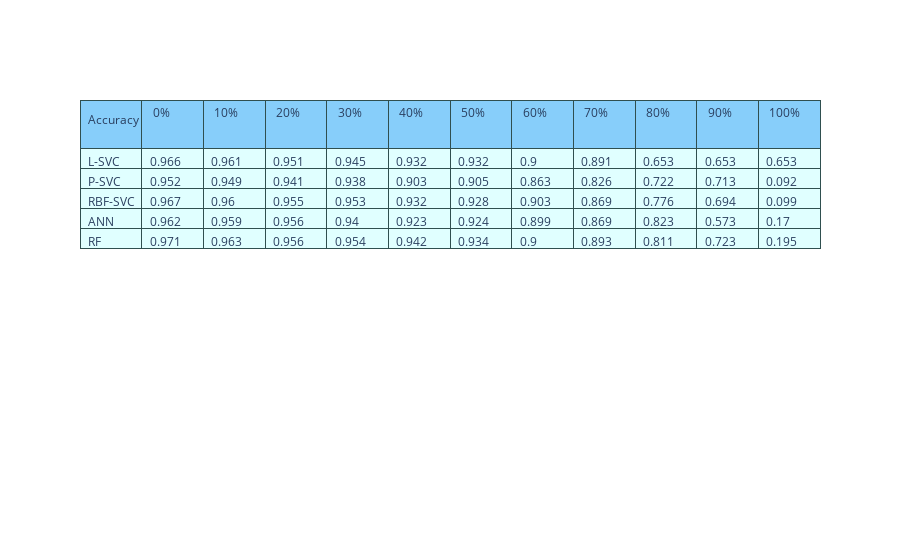
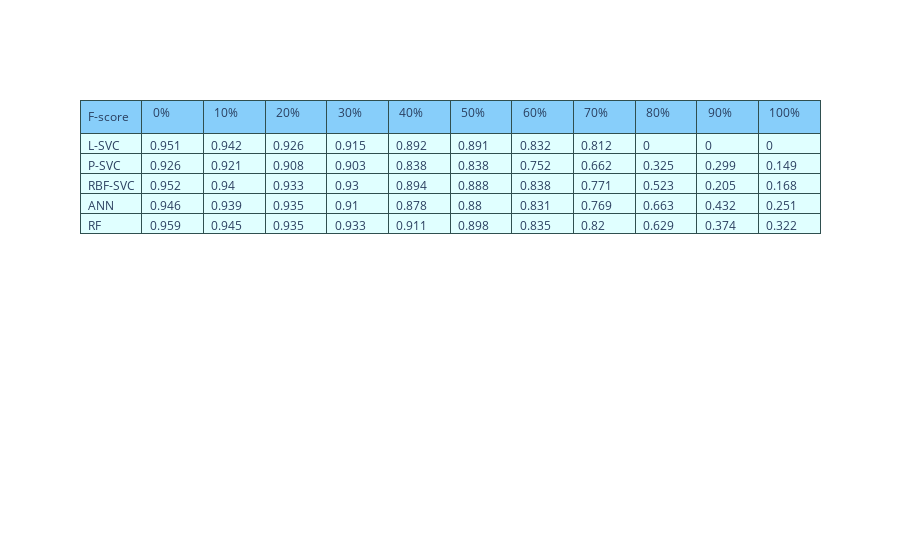
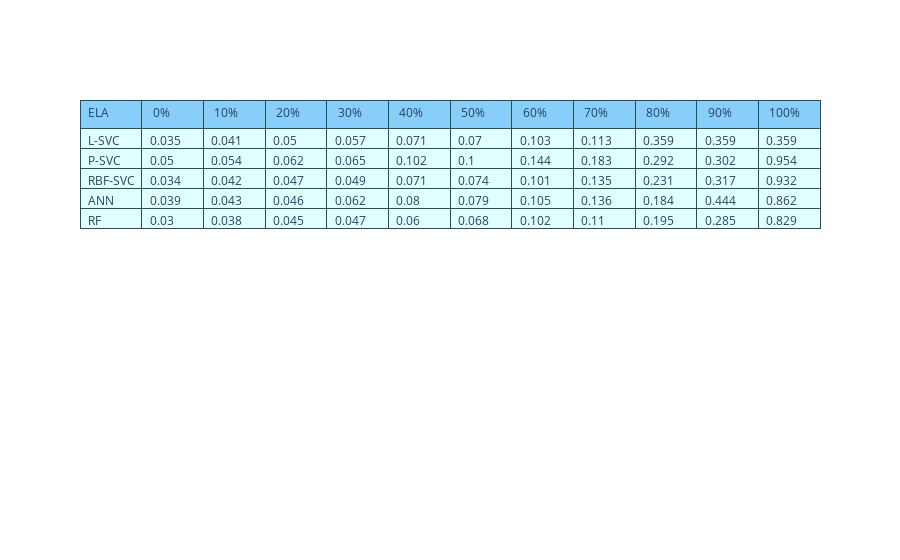
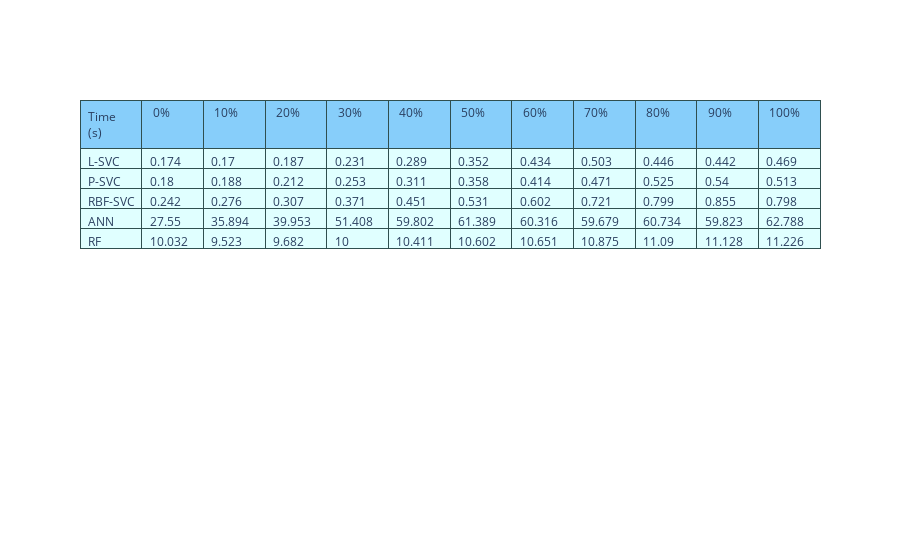

The cell these charts' notebook holds for them, in order:
### Code cell
import plotly.graph_objects as go

fig = go.Figure(data=[go.Table(
    header=dict(values=['Accuracy  ',' 0% ',' 10% ',' 20% ',' 30% ',' 40% ',' 50% ',' 60% ',' 70% ',' 80% ',' 90% ',' 100% '],
                line_color='darkslategray',
                fill_color='lightskyblue',
                align='left'),
    cells=dict(values=[['L-SVC', 'P-SVC', 'RBF-SVC', 'ANN', 'RF'], # 1st column
                       [round(linear_result_ac_bc[0],3),round(poly_result_ac_bc[0],3),round(rbf_result_ac_bc[0],3),round(ann_result_ac_bc[0],3),round(rf_result_ac_bc[0],3)],
                       [round(linear_result_ac_bc[1],3),round(poly_result_ac_bc[1],3),round(rbf_result_ac_bc[1],3),round(ann_result_ac_bc[1],3),round(rf_result_ac_bc[1],3)],
                       [round(linear_result_ac_bc[2],3),round(poly_result_ac_bc[2],3),round(rbf_result_ac_bc[2],3),round(ann_result_ac_bc[2],3),round(rf_result_ac_bc[2],3)],
                       [round(linear_result_ac_bc[3],3),round(poly_result_ac_bc[3],3),round(rbf_result_ac_bc[3],3),round(ann_result_ac_bc[3],3),round(rf_result_ac_bc[3],3)],
                       [round(linear_result_ac_bc[4],3),round(poly_result_ac_bc[4],3),round(rbf_result_ac_bc[4],3),round(ann_result_ac_bc[4],3),round(rf_result_ac_bc[4],3)],
                       [round(linear_result_ac_bc[5],3),round(poly_result_ac_bc[5],3),round(rbf_result_ac_bc[5],3),round(ann_result_ac_bc[5],3),round(rf_result_ac_bc[5],3)],
                       [round(linear_result_ac_bc[6],3),round(poly_result_ac_bc[6],3),round(rbf_result_ac_bc[6],3),round(ann_result_ac_bc[6],3),round(rf_result_ac_bc[6],3)],
                       [round(linear_result_ac_bc[7],3),round(poly_result_ac_bc[7],3),round(rbf_result_ac_bc[7],3),round(ann_result_ac_bc[7],3),round(rf_result_ac_bc[7],3)],
                       [round(linear_result_ac_bc[8],3),round(poly_result_ac_bc[8],3),round(rbf_result_ac_bc[8],3),round(ann_result_ac_bc[8],3),round(rf_result_ac_bc[8],3)],
                       [round(linear_result_ac_bc[9],3),round(poly_result_ac_bc[9],3),round(rbf_result_ac_bc[9],3),round(ann_result_ac_bc[9],3),round(rf_result_ac_bc[9],3)],
                       [round(linear_result_ac_bc[10],3),round(poly_result_ac_bc[10],3),round(rbf_result_ac_bc[10],3),round(ann_result_ac_bc[10],3),round(rf_result_ac_bc[10],3)]
                       ], # 2nd column
               line_color='darkslategray',
               fill_color='lightcyan',
               align='left'))
])

fig.show()

import plotly.graph_objects as go

fig = go.Figure(data=[go.Table(
    header=dict(values=['F-score ',' 0% ',' 10% ',' 20% ',' 30% ',' 40% ',' 50% ',' 60% ',' 70% ',' 80% ',' 90% ',' 100% '],
                line_color='darkslategray',
                fill_color='lightskyblue',
                align='left'),
    cells=dict(values=[['L-SVC', 'P-SVC', 'RBF-SVC', 'ANN', 'RF'], # 1st column
                       [round(linear_result_f1_bc[0],3),round(poly_result_f1_bc[0],3),round(rbf_result_f1_bc[0],3),round(ann_result_f1_bc[0],3),round(rf_result_f1_bc[0],3)],
                       [round(linear_result_f1_bc[1],3),round(poly_result_f1_bc[1],3),round(rbf_result_f1_bc[1],3),round(ann_result_f1_bc[1],3),round(rf_result_f1_bc[1],3)],
                       [round(linear_result_f1_bc[2],3),round(poly_result_f1_bc[2],3),round(rbf_result_f1_bc[2],3),round(ann_result_f1_bc[2],3),round(rf_result_f1_bc[2],3)],
                       [round(linear_result_f1_bc[3],3),round(poly_result_f1_bc[3],3),round(rbf_result_f1_bc[3],3),round(ann_result_f1_bc[3],3),round(rf_result_f1_bc[3],3)],
                       [round(linear_result_f1_bc[4],3),round(poly_result_f1_bc[4],3),round(rbf_result_f1_bc[4],3),round(ann_result_f1_bc[4],3),round(rf_result_f1_bc[4],3)],
                       [round(linear_result_f1_bc[5],3),round(poly_result_f1_bc[5],3),round(rbf_result_f1_bc[5],3),round(ann_result_f1_bc[5],3),round(rf_result_f1_bc[5],3)],
                       [round(linear_result_f1_bc[6],3),round(poly_result_f1_bc[6],3),round(rbf_result_f1_bc[6],3),round(ann_result_f1_bc[6],3),round(rf_result_f1_bc[6],3)],
                       [round(linear_result_f1_bc[7],3),round(poly_result_f1_bc[7],3),round(rbf_result_f1_bc[7],3),round(ann_result_f1_bc[7],3),round(rf_result_f1_bc[7],3)],
                       [round(linear_result_f1_bc[8],3),round(poly_result_f1_bc[8],3),round(rbf_result_f1_bc[8],3),round(ann_result_f1_bc[8],3),round(rf_result_f1_bc[8],3)],
                       [round(linear_result_f1_bc[9],3),round(poly_result_f1_bc[9],3),round(rbf_result_f1_bc[9],3),round(ann_result_f1_bc[9],3),round(rf_result_f1_bc[9],3)],
                       [round(linear_result_f1_bc[10],3),round(poly_result_f1_bc[10],3),round(rbf_result_f1_bc[10],3),round(ann_result_f1_bc[10],3),round(rf_result_f1_bc[10],3)]
                       ], # 2nd column
               line_color='darkslategray',
               fill_color='lightcyan',
               align='left'))
])

fig.show()

import plotly.graph_objects as go

fig = go.Figure(data=[go.Table(
    header=dict(values=['ELA ',' 0% ',' 10% ',' 20% ',' 30% ',' 40% ',' 50% ',' 60% ',' 70% ',' 80% ',' 90% ',' 100% '],
                line_color='darkslategray',
                fill_color='lightskyblue',
                align='left'),
    cells=dict(values=[['L-SVC', 'P-SVC', 'RBF-SVC', 'ANN', 'RF'], # 1st column
                       [round(linear_ela_result_bc[0],3),round(poly_ela_result_bc[0],3),round(rbf_ela_result_bc[0],3),round(ann_ela_result_bc[0],3),round(rf_ela_result_bc[0],3)],
                       [round(linear_ela_result_bc[1],3),round(poly_ela_result_bc[1],3),round(rbf_ela_result_bc[1],3),round(ann_ela_result_bc[1],3),round(rf_ela_result_bc[1],3)],
                       [round(linear_ela_result_bc[2],3),round(poly_ela_result_bc[2],3),round(rbf_ela_result_bc[2],3),round(ann_ela_result_bc[2],3),round(rf_ela_result_bc[2],3)],
                       [round(linear_ela_result_bc[3],3),round(poly_ela_result_bc[3],3),round(rbf_ela_result_bc[3],3),round(ann_ela_result_bc[3],3),round(rf_ela_result_bc[3],3)],
                       [round(linear_ela_result_bc[4],3),round(poly_ela_result_bc[4],3),round(rbf_ela_result_bc[4],3),round(ann_ela_result_bc[4],3),round(rf_ela_result_bc[4],3)],
                       [round(linear_ela_result_bc[5],3),round(poly_ela_result_bc[5],3),round(rbf_ela_result_bc[5],3),round(ann_ela_result_bc[5],3),round(rf_ela_result_bc[5],3)],
                       [round(linear_ela_result_bc[6],3),round(poly_ela_result_bc[6],3),round(rbf_ela_result_bc[6],3),round(ann_ela_result_bc[6],3),round(rf_ela_result_bc[6],3)],
                       [round(linear_ela_result_bc[7],3),round(poly_ela_result_bc[7],3),round(rbf_ela_result_bc[7],3),round(ann_ela_result_bc[7],3),round(rf_ela_result_bc[7],3)],
                       [round(linear_ela_result_bc[8],3),round(poly_ela_result_bc[8],3),round(rbf_ela_result_bc[8],3),round(ann_ela_result_bc[8],3),round(rf_ela_result_bc[8],3)],
                       [round(linear_ela_result_bc[9],3),round(poly_ela_result_bc[9],3),round(rbf_ela_result_bc[9],3),round(ann_ela_result_bc[9],3),round(rf_ela_result_bc[9],3)],
                       [round(linear_ela_result_bc[10],3),round(poly_ela_result_bc[10],3),round(rbf_ela_result_bc[10],3),round(ann_ela_result_bc[10],3),round(rf_ela_result_bc[10],3)]
                       ], 
               line_color='darkslategray',
               fill_color='lightcyan',
               align='left'))
])

fig.show()

import plotly.graph_objects as go

fig = go.Figure(data=[go.Table(
    header=dict(values=['Time (s)',' 0% ',' 10% ',' 20% ',' 30% ',' 40% ',' 50% ',' 60% ',' 70% ',' 80% ',' 90% ',' 100% '],
                line_color='darkslategray',
                fill_color='lightskyblue',
                align='left'),
    cells=dict(values=[['L-SVC', 'P-SVC', 'RBF-SVC', 'ANN', 'RF'], # 1st column
                       [round(time_linear_sum_bc[0],3),round(time_poly_sum_bc[0],3),round(time_rbf_sum_bc[0],3),round(time_ann_sum_bc[0],3),round(time_rf_sum_bc[0],3)],
                       [round(time_linear_sum_bc[1],3),round(time_poly_sum_bc[1],3),round(time_rbf_sum_bc[1],3),round(time_ann_sum_bc[1],3),round(time_rf_sum_bc[1],3)],
                       [round(time_linear_sum_bc[2],3),round(time_poly_sum_bc[2],3),round(time_rbf_sum_bc[2],3),round(time_ann_sum_bc[2],3),round(time_rf_sum_bc[2],3)],
                       [round(time_linear_sum_bc[3],3),round(time_poly_sum_bc[3],3),round(time_rbf_sum_bc[3],3),round(time_ann_sum_bc[3],3),round(time_rf_sum_bc[3],3)],
                       [round(time_linear_sum_bc[4],3),round(time_poly_sum_bc[4],3),round(time_rbf_sum_bc[4],3),round(time_ann_sum_bc[4],3),round(time_rf_sum_bc[4],3)],
                       [round(time_linear_sum_bc[5],3),round(time_poly_sum_bc[5],3),round(time_rbf_sum_bc[5],3),round(time_ann_sum_bc[5],3),round(time_rf_sum_bc[5],3)],
                       [round(time_linear_sum_bc[6],3),round(time_poly_sum_bc[6],3),round(time_rbf_sum_bc[6],3),round(time_ann_sum_bc[6],3),round(time_rf_sum_bc[6],3)],
                       [round(time_linear_sum_bc[7],3),round(time_poly_sum_bc[7],3),round(time_rbf_sum_bc[7],3),round(time_ann_sum_bc[7],3),round(time_rf_sum_bc[7],3)],
                       [round(time_linear_sum_bc[8],3),round(time_poly_sum_bc[8],3),round(time_rbf_sum_bc[8],3),round(time_ann_sum_bc[8],3),round(time_rf_sum_bc[8],3)],
                       [round(time_linear_sum_bc[9],3),round(time_poly_sum_bc[9],3),round(time_rbf_sum_bc[9],3),round(time_ann_sum_bc[9],3),round(time_rf_sum_bc[9],3)],
                       [round(time_linear_sum_bc[10],3),round(time_poly_sum_bc[10],3),round(time_rbf_sum_bc[10],3),round(time_ann_sum_bc[10],3),round(time_rf_sum_bc[10],3)]
                       ], 
               line_color='darkslategray',
               fill_color='lightcyan',
               align='left'))
])

fig.show()

import plotly.graph_objects as go

fig = go.Figure(data=[go.Table(
    header=dict(values=['Classifier','Total Time (s)'],
                line_color='darkslategray',
                fill_color='lightskyblue',
                align='left'),
    cells=dict(values=[['L-SVC', 'P-SVC', 'RBF-SVC', 'ANN', 'RF'], # 1st column
                       [round(sum(time_linear_sum_bc),3),round(sum(time_poly_sum_bc),3),round(sum(time_rbf_sum_bc),3),round(sum(time_ann_sum_bc),3),round(sum(time_rf_sum_bc),3)],
                       ], 
               line_color='darkslategray',
               fill_color='lightcyan',
               align='left'))
])

fig.show()

### Figure 1 — Plotly figure (JSON) as saved in the notebook; plotly's stock layout.template omitted (floating-point values rounded to 4 significant figures)
{"data": [{"cells": {"align": "left", "fill": {"color": "lightcyan"}, "line": {"color": "darkslategray"}, "values": [["L-SVC", "P-SVC", "RBF-SVC", "ANN", "RF"], [0.966, 0.952, 0.967, 0.962, 0.971], [0.961, 0.949, 0.96, 0.959, 0.963], [0.951, 0.941, 0.955, 0.956, 0.956], [0.945, 0.938, 0.953, 0.94, 0.954], [0.932, 0.903, 0.932, 0.923, 0.942], [0.932, 0.905, 0.928, 0.924, 0.934], [0.9, 0.863, 0.903, 0.899, 0.9], [0.891, 0.826, 0.869, 0.869, 0.893], [0.653, 0.722, 0.776, 0.823, 0.811], [0.653, 0.713, 0.694, 0.573, 0.723], [0.653, 0.092, 0.099, 0.17, 0.195]]}, "header": {"align": "left", "fill": {"color": "lightskyblue"}, "line": {"color": "darkslategray"}, "values": ["Accuracy  ", " 0% ", " 10% ", " 20% ", " 30% ", " 40% ", " 50% ", " 60% ", " 70% ", " 80% ", " 90% ", " 100% "]}, "type": "table"}], "layout": {}}

### Figure 2 — Plotly figure (JSON) as saved in the notebook; plotly's stock layout.template omitted (floating-point values rounded to 4 significant figures)
{"data": [{"cells": {"align": "left", "fill": {"color": "lightcyan"}, "line": {"color": "darkslategray"}, "values": [["L-SVC", "P-SVC", "RBF-SVC", "ANN", "RF"], [0.951, 0.926, 0.952, 0.946, 0.959], [0.942, 0.921, 0.94, 0.939, 0.945], [0.926, 0.908, 0.933, 0.935, 0.935], [0.915, 0.903, 0.93, 0.91, 0.933], [0.892, 0.838, 0.894, 0.878, 0.911], [0.891, 0.838, 0.888, 0.88, 0.898], [0.832, 0.752, 0.838, 0.831, 0.835], [0.812, 0.662, 0.771, 0.769, 0.82], [0, 0.325, 0.523, 0.663, 0.629], [0, 0.299, 0.205, 0.432, 0.374], [0, 0.149, 0.168, 0.251, 0.322]]}, "header": {"align": "left", "fill": {"color": "lightskyblue"}, "line": {"color": "darkslategray"}, "values": ["F-score ", " 0% ", " 10% ", " 20% ", " 30% ", " 40% ", " 50% ", " 60% ", " 70% ", " 80% ", " 90% ", " 100% "]}, "type": "table"}], "layout": {}}

### Figure 3 — Plotly figure (JSON) as saved in the notebook; plotly's stock layout.template omitted (floating-point values rounded to 4 significant figures)
{"data": [{"cells": {"align": "left", "fill": {"color": "lightcyan"}, "line": {"color": "darkslategray"}, "values": [["L-SVC", "P-SVC", "RBF-SVC", "ANN", "RF"], [0.035, 0.05, 0.034, 0.039, 0.03], [0.041, 0.054, 0.042, 0.043, 0.038], [0.05, 0.062, 0.047, 0.046, 0.045], [0.057, 0.065, 0.049, 0.062, 0.047], [0.071, 0.102, 0.071, 0.08, 0.06], [0.07, 0.1, 0.074, 0.079, 0.068], [0.103, 0.144, 0.101, 0.105, 0.102], [0.113, 0.183, 0.135, 0.136, 0.11], [0.359, 0.292, 0.231, 0.184, 0.195], [0.359, 0.302, 0.317, 0.444, 0.285], [0.359, 0.954, 0.932, 0.862, 0.829]]}, "header": {"align": "left", "fill": {"color": "lightskyblue"}, "line": {"color": "darkslategray"}, "values": ["ELA ", " 0% ", " 10% ", " 20% ", " 30% ", " 40% ", " 50% ", " 60% ", " 70% ", " 80% ", " 90% ", " 100% "]}, "type": "table"}], "layout": {}}

### Figure 4 — Plotly figure (JSON) as saved in the notebook; plotly's stock layout.template omitted (floating-point values rounded to 4 significant figures)
{"data": [{"cells": {"align": "left", "fill": {"color": "lightcyan"}, "line": {"color": "darkslategray"}, "values": [["L-SVC", "P-SVC", "RBF-SVC", "ANN", "RF"], [0.174, 0.18, 0.242, 27.55, 10.03], [0.17, 0.188, 0.276, 35.89, 9.523], [0.187, 0.212, 0.307, 39.95, 9.682], [0.231, 0.253, 0.371, 51.41, 10], [0.289, 0.311, 0.451, 59.8, 10.41], [0.352, 0.358, 0.531, 61.39, 10.6], [0.434, 0.414, 0.602, 60.32, 10.65], [0.503, 0.471, 0.721, 59.68, 10.88], [0.446, 0.525, 0.799, 60.73, 11.09], [0.442, 0.54, 0.855, 59.82, 11.13], [0.469, 0.513, 0.798, 62.79, 11.23]]}, "header": {"align": "left", "fill": {"color": "lightskyblue"}, "line": {"color": "darkslategray"}, "values": ["Time (s)", " 0% ", " 10% ", " 20% ", " 30% ", " 40% ", " 50% ", " 60% ", " 70% ", " 80% ", " 90% ", " 100% "]}, "type": "table"}], "layout": {}}
